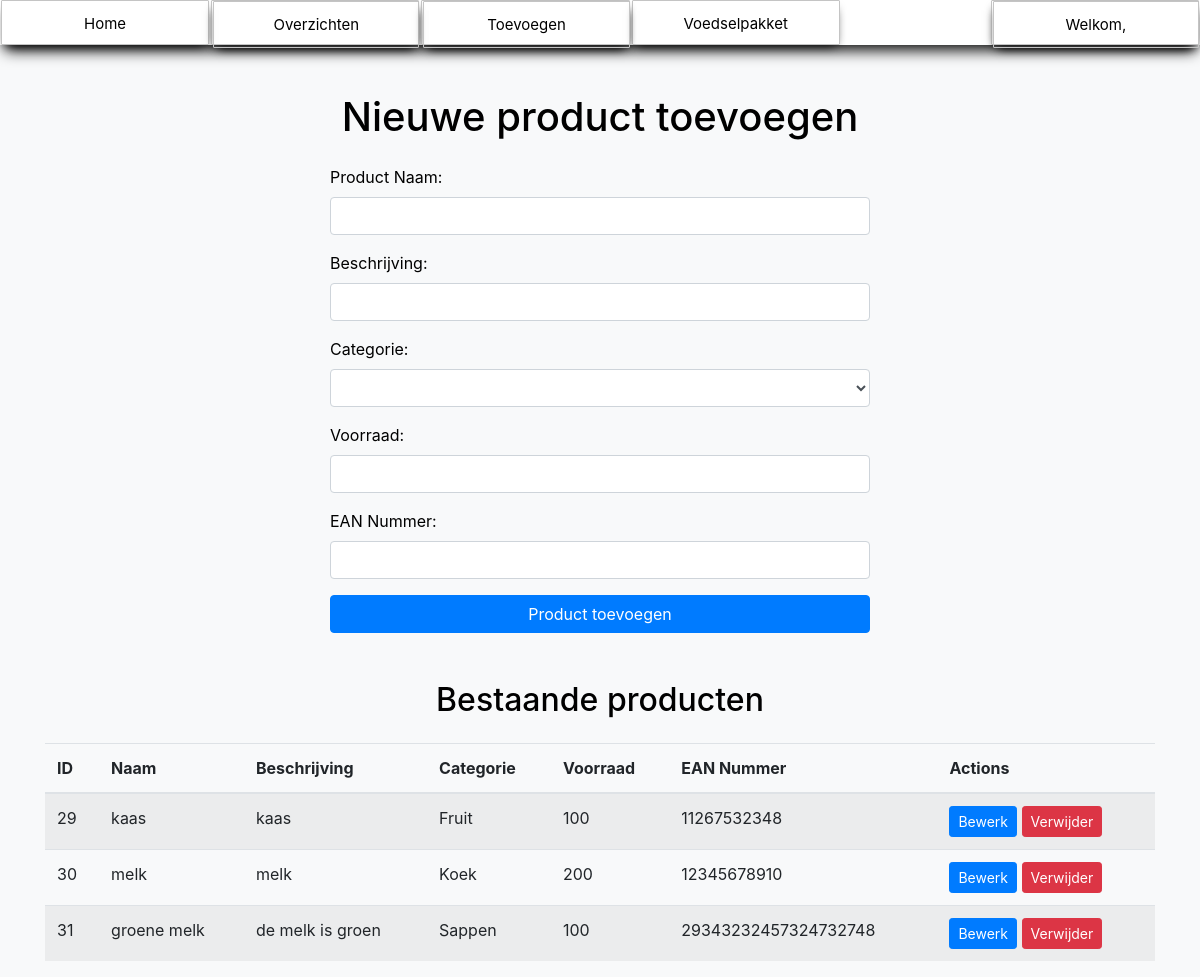
Page /productentoevoegen.php (signed in) on the earlier database version.
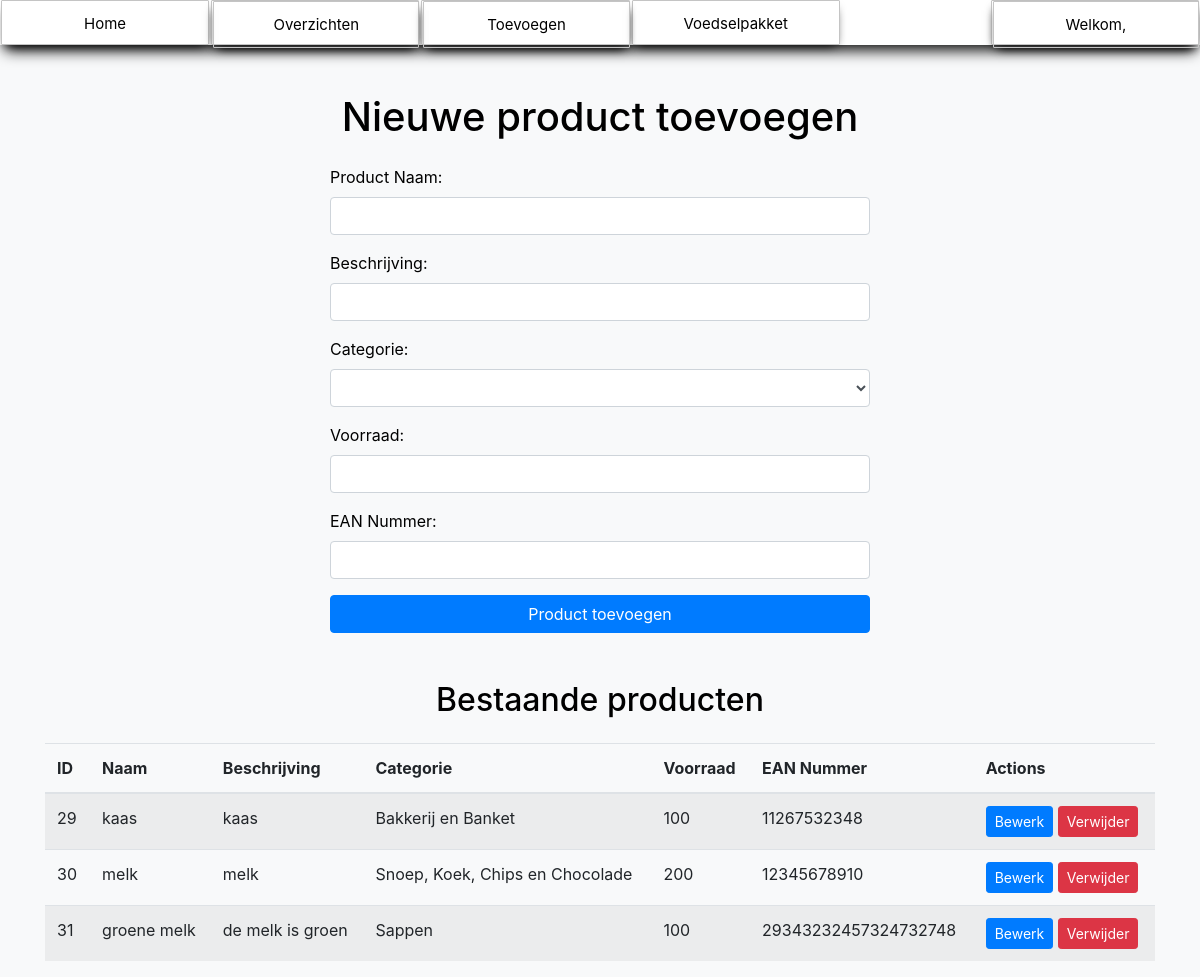
Same page on the later database version.
### tables this page shows
CREATE TABLE `producten` (
  `id` int(11) NOT NULL,
  `naam` varchar(255) NOT NULL,
  `beschrijving` varchar(100) NOT NULL,
  `categorie` varchar(500) NOT NULL,
  `voorraad` int(11) NOT NULL,
  `EAN-Nummer` varchar(255) NOT NULL
);

### variables.php (called while the page is built)
<?php
$categories = array(
    '            ',
    'Aardappelen, Groente, Fruit',
    'Kaas, Vleeswaren',
    'Zuivel, Plantaardig en eieren',
    'Bakkerij en Banket',
    'Frisdrank, Sappen, Kofie en Thee',
    'Pasta, Rijst en wereldkeuken',
    'Soepen, Sauzen, Kruiden en Olie',
    'Snoep, Koek, Chips en Chocolade',
    'Baby, Verzorging, Hygiene',
);
?>

### productentoevoegen.php (the view, shortened to what this page needs)
<?php
include "navigation.php";
include "variables.php";
?>
<!DOCTYPE html>
<html lang="en">
<head>
    <link href="https://stackpath.bootstrapcdn.com/bootstrap/4.5.0/css/bootstrap.min.css" rel="stylesheet">
</head>
<body class="bg-light">
    <div class="container mt-5">
        <div class="row">
            <div class="col-md-6 offset-md-3">
                <h1 style="color: black" class="text-center mb-4">Nieuwe product toevoegen</h1>
                <form action="productentoevoegen.php" method="POST">
                    <div class="form-group">
                        <label>Product Naam:</label>
                        <input type="text" class="form-control" id="naam" name="naam" required>
                    </div>
                    <div class="form-group">
                        <label>Beschrijving:</label>
                        <input type="text" class="form-control" id="beschrijving" name="beschrijving" required>
                    </div>
                    <div class="form-group">
                        <label>Categorie:</label>
                        <select class="form-control" id="categorie" name="categorie" required>
                            <?php foreach ($categories as $category): ?>
                                <option value="<?php echo $category; ?>"><?php echo $category; ?></option>
                                <?php endforeach; ?>
                            </select>
                    </div>
                    <div class="form-group">
                        <label for="voorraad">Voorraad:</label>
                        <input type="number" class="form-control" id="voorraad" name="voorraad" required>
                    </div>
                    <div class="form-group">
                        <label>EAN Nummer:</label>
                        <input type="text" class="form-control" id="eanNummer" name="eanNummer" required>
                    </div>
                    <button type="submit" class="btn btn-primary btn-block">Product toevoegen</button>
                </form>
            </div>
        </div>
        <h2 style="color: black;" class="text-center mt-5">Bestaande producten</h2>
        <div class="table-responsive mt-4">
            <table class="table table-striped">
                <thead>
                    <tr>
                        <th>ID</th>
                        <th>Naam</th>
                        <th>Beschrijving</th>
                        <th>Categorie</th>
                        <th>Voorraad</th>
                        <th>EAN Nummer</th>
                        <th>Actions</th>
                    </tr>
                </thead>
                <tbody>
                    <?php
                        try {
                            $sql = "SELECT * FROM producten";
                            $stmt = $conn->prepare($sql);
                            $stmt->execute();
                            $products = $stmt->fetchAll();
                            foreach ($products as $product) {
                                echo "<tr>";
                                echo "<td>" . $product['id'] . "</td>";
                                echo "<td>" . $product['naam'] . "</td>";
                                echo "<td>" . $product['beschrijving'] . "</td>";
                                echo "<td>" . $product['categorie'] . "</td>";
                                echo "<td>" . $product['voorraad'] . "</td>";
                                echo "<td>" . $product['EAN-Nummer'] . "</td>";
                                echo "<td>
                                    <a href='edit_product.php?id=" . $product['id'] . "' class='btn btn-primary btn-sm'>Bewerk</a>
                                    <button class='btn btn-danger btn-sm' data-toggle='modal' data-target='#confirmDeleteModal" . $product['id'] . "'>Verwijder</button>
                                    </td>";
                                echo "</tr>";
                            }
                        } catch (PDOException $e) {
                            echo "<div class='alert alert-danger'>" . $e->getMessage() . "</div>";
                        }
                    ?>
                </tbody>
            </table>
        </div>
    </div>
</body>
</html>

### navigation.php (shortened to what this page needs)
<!DOCTYPE html>
<html>
<head>
  <link rel="stylesheet" type="text/css" media="screen" href="navigation.css" />
</head>
<body>
<?php
if (isset($_SESSION['loggedin']) && $_SESSION['loggedin'] == true) {
?>
<section>
  <center>
    <div>
      <nav class="nav_bar">
        <div onclick="location.href='index.php';">Home</div>
        <div class="dropdown">
          <div class="hover-button">Overzichten</div>
        </div>
        <div class="dropdown">
          <div class="hover-button">Toevoegen</div>
        </div>
        <div onclick="location.href='samenstellen.php';">Voedselpakket</div>
        <div class="dropdown">
          <div style="color: black;">Welkom, <?php echo $_SESSION['user_name']; ?></div>
        </div>
      </nav>
    </div>
  </center>
</section>
<?php
}
?>

### navigation.css (style rules this page uses)
body { color: white; padding: 0; margin: 0; }
.nav_bar { position: absolute; color: black; text-align: center; display: flex; box-shadow: 0px 10px 15px -5px black; position: relative; width: 100%; height: 45px; background: #ffffff; font-size: 15px; z-index: 0; line-height: 45px; }
.nav_bar div { color: black; width: 100%; box-shadow: 0px 5px 10px -5px black; cursor: pointer; transition: all 0.5s ease; border: 0.1px solid rgb(196, 196, 196); border-radius: 1px; margin-left: 1px; margin-right: 1px; }
.nav_bar div:nth-child(4) { margin-right: 150px; }
.dropdown { position: relative; display: inline-block; }
.hover-button { border: 1px solid black; }

### navigation.php (style rules this page uses)
.nav_bar { position: relative; z-index: 900; }

### productentoevoegen.php (style rules this page uses)
label { color: black; }

Differences in the rows shown:
changed producten "kaas": categorie "Fruit" → "Bakkerij en Banket"
changed producten "melk": categorie "Koek" → "Snoep, Koek, Chips en Chocolade"
